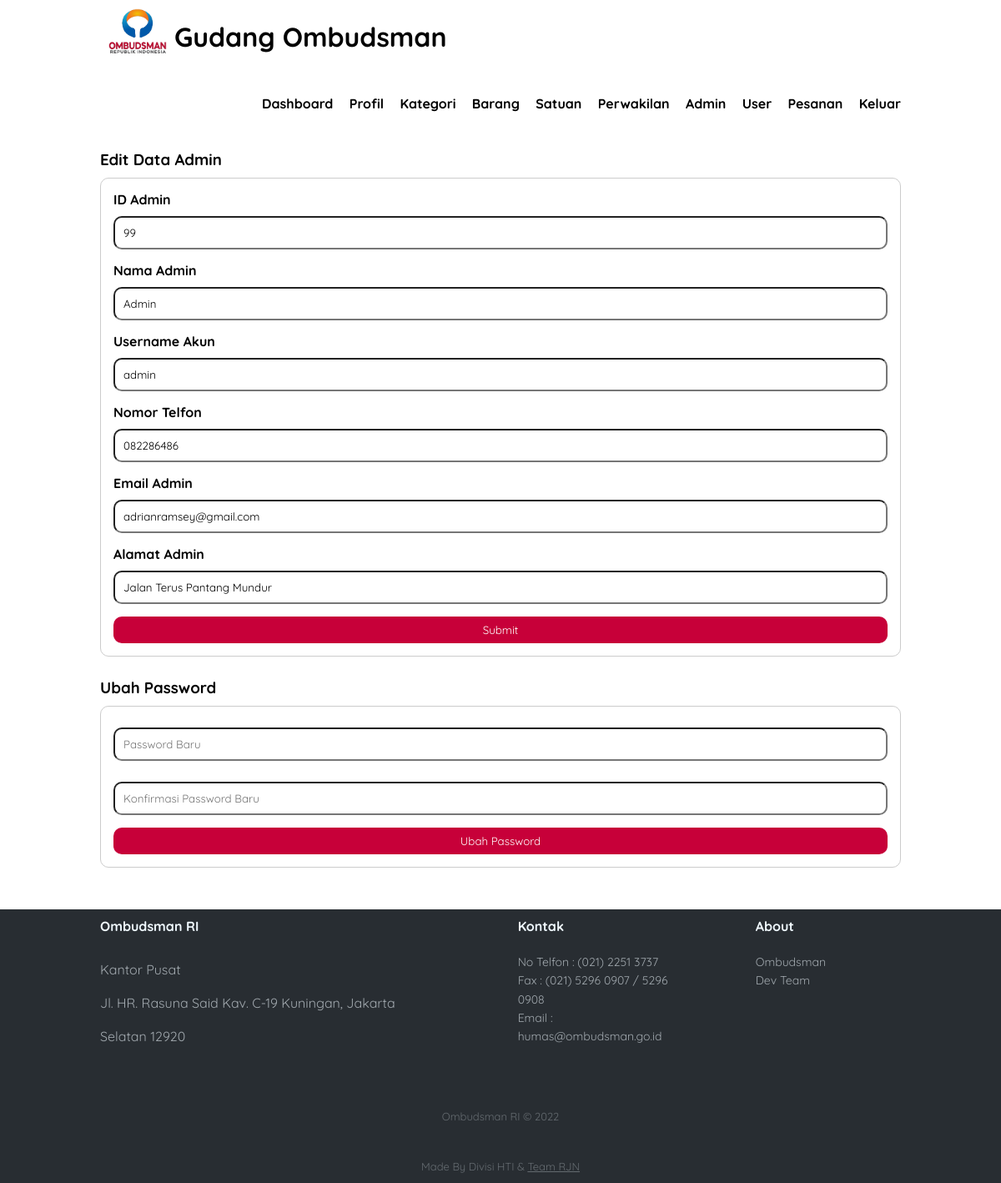
The page /edit-admin.php?id=99 (signed in) on the database its author committed.
### tables this page shows
CREATE TABLE `data_admin` (
  `admin_id` int(11) NOT NULL,
  `office_id` int(15) NOT NULL,
  `admin_name` varchar(50) NOT NULL,
  `admin_username` varchar(50) NOT NULL,
  `admin_password` varchar(100) NOT NULL,
  `admin_telp` varchar(20) NOT NULL,
  `admin_email` varchar(50) NOT NULL,
  `admin_address` text NOT NULL
);

### edit-admin.php (the view, shortened to what this page needs)
<?php
include 'db.php';
$query_admin = mysqli_query($conn, "SELECT * FROM data_admin WHERE admin_id = '" . $_GET['id'] . "' ");
$fo_admin = mysqli_fetch_object($query_admin);
?>
<!DOCTYPE html>
<html lang="en">
<head>
    <link rel="stylesheet" type="text/css" href="css/style.css">
    <link href="https://cdnjs.cloudflare.com/ajax/libs/sweetalert/1.1.3/sweetalert.css" rel="stylesheet" />
</head>
<body>
    <header>
        <div class="container">
            <h1><a href="dashboard.php"><img style="width: 70px ; margin-bottom :-10px ;" src="img/logo-ombudsman2.png" alt=""> Gudang Ombudsman</a></h1>
            <ul style="margin-top: 20px ;">
                <li><a href="dashboard.php">Dashboard </a></li>
                <li><a href="profile.php">Profil</a></li>
                <li><a href="category-data.php">Kategori</a></li>
                <li><a href="product-data.php">Barang</a></li>
                <li><a href="unit-data.php">Satuan</a></li>
                <li><a href="office-data.php">Perwakilan</a></li>
                <li><a href="admin-data.php">Admin</a></li>
                <li><a href="user-data.php">User</a></li>
                <li><a href="order-table.php">Pesanan</a></li>
                <li><a href="logout.php">Keluar</a></li>
            </ul>
        </div>
    </header>
    <div class="section">
        <div class="container">
            <h3>Edit Data Admin</h3>
            <div class="box">
                <form action="" method="POST">
                    <h4>ID Admin</h4>
                    <input type="text" name="id" class="input-control" value="<?php echo $fo_admin->admin_id ?>" readonly>
                    <h4>Nama Admin</h4>
                    <input type="text" name="nama" class="input-control" value="<?php echo $fo_admin->admin_name ?>" required>
                    <h4>Username Akun</h4>
                    <input type="text" name="username" class="input-control" value="<?php echo $fo_admin->admin_username ?>" required>
                    <h4>Nomor Telfon</h4>
                    <input type="text" name="telp" class="input-control" value="<?php echo $fo_admin->admin_telp ?>" required>
                    <h4>Email Admin</h4>
                    <input type="text" name="email" class="input-control" value="<?php echo $fo_admin->admin_email ?>" required>
                    <h4>Alamat Admin</h4>
                    <input type="text" name="address" class="input-control" value="<?php echo $fo_admin->admin_address ?>" required>
                    <input type="submit" name="submit" value="Submit" class="btn">
                </form>
            </div>
            <h3>Ubah Password</h3>
            <div class="box">
                <form action="" method="POST">
                    <input type="password" name="pass1" placeholder="Password Baru" class="input-control" required>
                    <input type="password" name="pass2" placeholder="Konfirmasi Password Baru" class="input-control" required>
                    <input type="submit" name="ubah_password" value="Ubah Password" class="btn">
                </form>
            </div>
        </div>
    </div>
    <div class="footer-dark">
        <footer>
            <div class="container">
                <div class="row" style="display: flex ;">
                    <div class="col-md-6 item text" style="margin-right: 90px ;">
                        <h3>Ombudsman RI</h3>
                        <p>Kantor Pusat <br>
                            Jl. HR. Rasuna Said Kav. C-19 Kuningan, Jakarta Selatan 12920</p>
                    </div>
                    <div class="col-sm-6 col-md-3 item" style="margin-right: 90px ;">
                        <h3>Kontak</h3>
                        <ul>
                            <li><a href="#">No Telfon : (021) 2251 3737</a></li>
                            <li><a href="#">Fax : (021) 5296 0907 / 5296 0908</a></li>
                            <li><a href="#">Email : humas@ombudsman.go.id</a></li>
                        </ul>
                    </div>
                    <br>
                    <div class="col-sm-6 col-md-3 item" style="margin-right: 90px ;">
                        <h3>About</h3>
                        <ul>
                            <li><a href="https://ombudsman.go.id/">Ombudsman</a></li>
                            <li><a href="dev-team.php">Dev Team</a></li>
                        </ul>
                    </div>
                    <br>
                </div>
                <p class="copyright">Ombudsman RI © 2022</p>
                <p class="copyright">Made By Divisi HTI & <a href="dev-team.php" target="-blank">Team RJN</a></p>
            </div>
        </footer>
    </div>
</body>
</html>

### css/style.css (style rules this page uses)
* { padding: 0; margin: 0; font-family: 'Quicksand', sans-serif; }
body { background: url("../img/background-login.png"); }
.input-control { width: 100%; padding: 10px; margin-top: 10px; margin-bottom: 15px; box-sizing: border-box; border-radius: 10px; }
.btn { padding: 8px 15px; box-sizing: border-box; border-radius: 10px; width: 100%; background-color: #c70039; color: #fff; border: none; cursor: pointer; }
header { border: 1px; background-color: #fff; color: #000; }
header h1 { float: left; padding: 10px; text-decoration: none; }
header ul { float: right; }
header ul li { display: inline-block; }
header ul li a { padding: 20px 0 20px 15px; display: inline-block; text-decoration: none; font-weight: bold; }
header .container h1 a { text-decoration: none; }
a { color: inherit; }
.container { width: 80%; margin: 0 auto; }
.container:after { content: ''; display: block; clear: both; }
.section { padding: 25px 0; }
.box { background-color: #fff; border-radius: 10px; border: 1px solid #ccc; padding: 15px; box-sizing: border-box; margin: 10px 0 25px 0; }
.box:after { content: ''; display: block; clear: both; }
.footer-dark { width: 100%; line-height: 40px; background: #282d32; color: #f0f9ff; bottom: 0px; }
.footer-dark h3 { margin-top:0; margin-bottom:12px; font-weight:bold; font-size:16px; }
.footer-dark ul { padding:0; list-style:none; line-height:1.6; font-size:14px; margin-bottom:0; }
.footer-dark ul a { color:inherit; text-decoration:none; opacity:0.6; }
.footer-dark .item.text { margin-bottom:36px; }
.footer-dark .item.text p { opacity:0.6; margin-bottom:0; }
.footer-dark .copyright { text-align:center; padding-top:20px; opacity:0.3; font-size:13px; margin-bottom:0; }

### rows shown on the page
data_admin: id "99", nama "Admin", username "admin", telp "082286486", email "adrianramsey@gmail.com", address "Jalan Terus Pantang Mundur"
